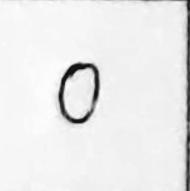
#> input picture dataset/0/0_0000100.jpg, 190 x 191 px; its folder holds only this picture in this run
$ python img_2_pkl.py
#> lines starting #> are read from the running program, lines starting #| are printed output that depends on the picture
import os
import cv2
import numpy as np
import pickle
from imutils import paths
from sklearn.preprocessing import LabelEncoder

img_height, img_width = 28, 28


def get_data(imagePaths, verbose=100):
    # initialize the list of features and labels
#> called with verbose = 5000
    data = []
    labels = []

    # loop over the input images
    for (i, imagePath) in enumerate(imagePaths):
        # load the image and extract the class label assuming
        # that our path has the following format:
        # /path/to/dataset/{class}/{image}.jpg
        if os.path.exists(imagePath):

            # preprocess image for black and white
            image_gray = cv2.imread(imagePath, cv2.IMREAD_GRAYSCALE)
#> image_gray is the input picture: shape (191, 190); min 2, max 255, mean 234.7
            # imginvert = cv2.bitwise_not(image_gray)
            image = cv2.resize(image_gray, (img_height, img_width))
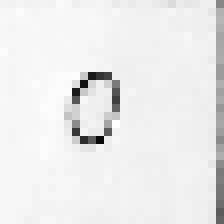
#> image: shape (28, 28) (shown 8 times larger); min 10, max 254, mean 235.2

            # get image class
            label = imagePath.split(os.path.sep)[-2]

            # treat our processed image as a "feature vector"
            # by updating the data list followed by the labels
            data.append(image)
            labels.append(label)

            # show an update every ‘verbose‘ images
            if verbose > 0 and i > 0 and (i + 1) % verbose == 0:
                print("[INFO] processed {}/{}".format(i + 1, len(imagePaths)))
#> pass 2 of the loop in get_data, `for (i, imagePath) in enumerate(imagePaths):`:
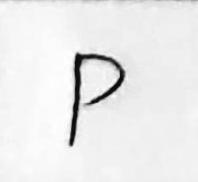
#> input picture dataset/1/1_000010.jpg, 198 x 182 px
#> in get_data, image_gray is the input picture: shape (182, 198); min 0, max 255, mean 235.1
#> in get_data, `image = cv2.resize(image_gray, (img_height, img_width))`:
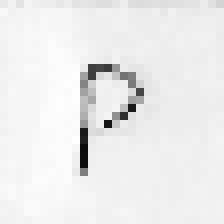
#> image: shape (28, 28) (shown 8 times larger); min 11, max 255, mean 235.8

    # shuffle variables
    data_sh = []
    labels_sh = []

    from random import shuffle
    index_data = list(range(len(data)))
#> index_data = [0, 1]

    # shuffle
    print("Shuffling data and labels list.")
    shuffle(index_data)

    for i in index_data:
        data_sh.append(data[i])
        labels_sh.append(labels[i])
#> this loop made 2 passes
#> after the loop, data_sh = 2 items; labels_sh = ['0', '1']

    data = data_sh
#> data = 2 items
    labels = labels_sh
#> labels = ['0', '1']

    data = np.array(data)
    labels = np.array(labels)

    data = data.reshape((data.shape[0], img_height * img_width))

    # show some information on memory consumption of the images
    print("\n[INFO] features matrix: {:.1f}MB".format(data.nbytes / (1024 * 1000.0)))
#| [INFO] features matrix: 0.0MB

    # encode the labels as integers
    le = LabelEncoder()
    labels = le.fit_transform(labels)
#> labels = [0, 1]

    # return a tuple of the data and labels
    return data, labels


if __name__ == "__main__":
    imagePaths = list(paths.list_images('./dataset'))
    data, labels = get_data(imagePaths, 5000)
#> labels = [0, 1]

    with open('dataset_pickles/dataset_10_classes.pickle', 'wb') as f:
        pickle.dump([data, labels], f)
